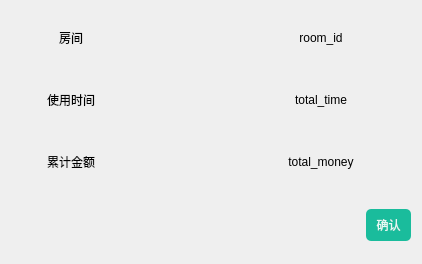
<?xml version="1.0" encoding="UTF-8"?>
<ui version="4.0">
 <class>Charge</class>
 <widget class="QWidget" name="Charge">
  <property name="geometry">
   <rect>
    <x>0</x>
    <y>0</y>
    <width>420</width>
    <height>264</height>
   </rect>
  </property>
  <property name="windowTitle">
   <string>Form</string>
  </property>
  <layout class="QHBoxLayout" name="horizontalLayout">
   <item>
    <layout class="QVBoxLayout" name="verticalLayout_2">
     <property name="spacing">
      <number>20</number>
     </property>
     <item>
      <layout class="QHBoxLayout" name="horizontalLayout_6">
       <item>
        <widget class="QLabel" name="label_5">
         <property name="enabled">
          <bool>true</bool>
         </property>
         <property name="sizePolicy">
          <sizepolicy hsizetype="Minimum" vsizetype="Fixed">
           <horstretch>0</horstretch>
           <verstretch>0</verstretch>
          </sizepolicy>
         </property>
         <property name="minimumSize">
          <size>
           <width>120</width>
           <height>30</height>
          </size>
         </property>
         <property name="text">
          <string>房间</string>
         </property>
         <property name="alignment">
          <set>Qt::AlignCenter</set>
         </property>
        </widget>
       </item>
       <item>
        <spacer name="horizontalSpacer_6">
         <property name="sizePolicy">
          <sizepolicy hsizetype="Minimum" vsizetype="Minimum">
           <horstretch>0</horstretch>
           <verstretch>0</verstretch>
          </sizepolicy>
         </property>
         <property name="orientation">
          <enum>Qt::Horizontal</enum>
         </property>
         <property name="sizeType">
          <enum>QSizePolicy::Minimum</enum>
         </property>
         <property name="sizeHint" stdset="0">
          <size>
           <width>80</width>
           <height>30</height>
          </size>
         </property>
        </spacer>
       </item>
       <item>
        <widget class="QLabel" name="room_id">
         <property name="sizePolicy">
          <sizepolicy hsizetype="Minimum" vsizetype="Fixed">
           <horstretch>0</horstretch>
           <verstretch>0</verstretch>
          </sizepolicy>
         </property>
         <property name="minimumSize">
          <size>
           <width>180</width>
           <height>30</height>
          </size>
         </property>
         <property name="text">
          <string>room_id</string>
         </property>
         <property name="alignment">
          <set>Qt::AlignCenter</set>
         </property>
        </widget>
       </item>
      </layout>
     </item>
     <item>
      <layout class="QHBoxLayout" name="horizontalLayout_8">
       <item>
        <widget class="QLabel" name="label_7">
         <property name="sizePolicy">
          <sizepolicy hsizetype="Minimum" vsizetype="Fixed">
           <horstretch>0</horstretch>
           <verstretch>0</verstretch>
          </sizepolicy>
         </property>
         <property name="minimumSize">
          <size>
           <width>120</width>
           <height>30</height>
          </size>
         </property>
         <property name="text">
          <string>使用时间</string>
         </property>
         <property name="alignment">
          <set>Qt::AlignCenter</set>
         </property>
        </widget>
       </item>
       <item>
        <spacer name="horizontalSpacer_8">
         <property name="orientation">
          <enum>Qt::Horizontal</enum>
         </property>
         <property name="sizeHint" stdset="0">
          <size>
           <width>80</width>
           <height>30</height>
          </size>
         </property>
        </spacer>
       </item>
       <item>
        <widget class="QLabel" name="total_time">
         <property name="sizePolicy">
          <sizepolicy hsizetype="Minimum" vsizetype="Fixed">
           <horstretch>0</horstretch>
           <verstretch>0</verstretch>
          </sizepolicy>
         </property>
         <property name="minimumSize">
          <size>
           <width>180</width>
           <height>30</height>
          </size>
         </property>
         <property name="text">
          <string>total_time</string>
         </property>
         <property name="alignment">
          <set>Qt::AlignCenter</set>
         </property>
        </widget>
       </item>
      </layout>
     </item>
     <item>
      <layout class="QHBoxLayout" name="horizontalLayout_9">
       <item>
        <widget class="QLabel" name="label_8">
         <property name="sizePolicy">
          <sizepolicy hsizetype="Minimum" vsizetype="Fixed">
           <horstretch>0</horstretch>
           <verstretch>0</verstretch>
          </sizepolicy>
         </property>
         <property name="minimumSize">
          <size>
           <width>120</width>
           <height>30</height>
          </size>
         </property>
         <property name="text">
          <string>累计金额</string>
         </property>
         <property name="alignment">
          <set>Qt::AlignCenter</set>
         </property>
        </widget>
       </item>
       <item>
        <spacer name="horizontalSpacer_9">
         <property name="orientation">
          <enum>Qt::Horizontal</enum>
         </property>
         <property name="sizeHint" stdset="0">
          <size>
           <width>80</width>
           <height>30</height>
          </size>
         </property>
        </spacer>
       </item>
       <item>
        <widget class="QLabel" name="total_money">
         <property name="sizePolicy">
          <sizepolicy hsizetype="Minimum" vsizetype="Fixed">
           <horstretch>0</horstretch>
           <verstretch>0</verstretch>
          </sizepolicy>
         </property>
         <property name="minimumSize">
          <size>
           <width>180</width>
           <height>30</height>
          </size>
         </property>
         <property name="text">
          <string>total_money</string>
         </property>
         <property name="alignment">
          <set>Qt::AlignCenter</set>
         </property>
        </widget>
       </item>
      </layout>
     </item>
     <item>
      <layout class="QHBoxLayout" name="horizontalLayout_10">
       <item>
        <spacer name="horizontalSpacer_10">
         <property name="orientation">
          <enum>Qt::Horizontal</enum>
         </property>
         <property name="sizeHint" stdset="0">
          <size>
           <width>298</width>
           <height>30</height>
          </size>
         </property>
        </spacer>
       </item>
       <item>
        <widget class="QPushButton" name="make_sure">
         <property name="styleSheet">
          <string notr="true">QPushButton{border-style:none;padding:7px;border-radius:5px;color:#E6F8F5;background:#1ABC9C;}
QPushButton:hover{color:#FFFFFF;background:#2EE1C1;}QPushButton:pressed{color:#A7EEE6;background:#16A086;}</string>
         </property>
         <property name="text">
          <string> 确认 </string>
         </property>
        </widget>
       </item>
      </layout>
     </item>
    </layout>
   </item>
  </layout>
 </widget>
 <tabstops>
  <tabstop>make_sure</tabstop>
 </tabstops>
 <resources/>
 <connections/>
</ui>
